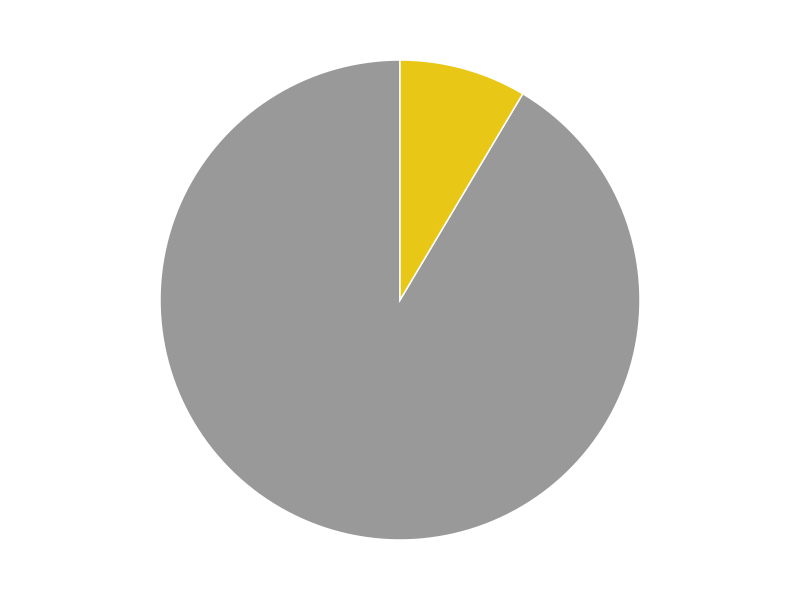
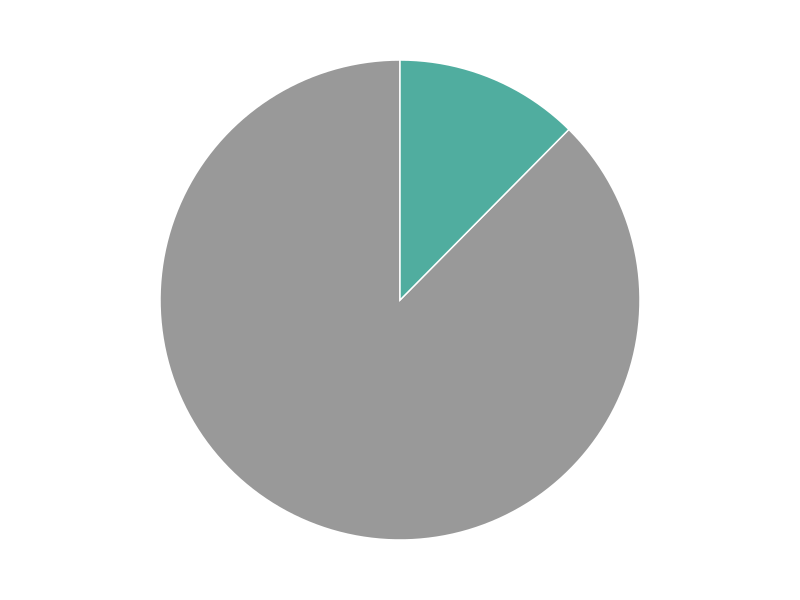
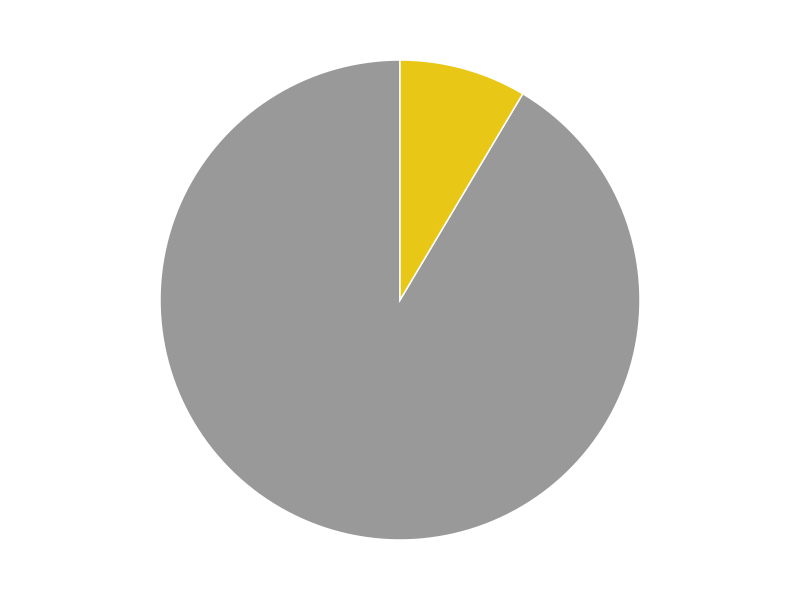
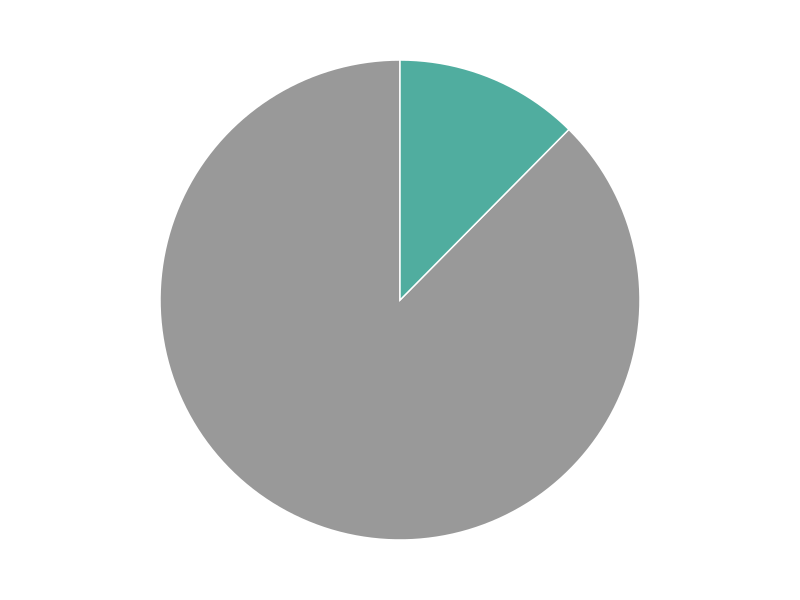

Reproduce these figures in R, in order.
library(ggplot2)
library(readr)   # if you print ratios etc.
setwd("~/Library/CloudStorage/OneDrive-MassGeneralBrigham/Projects/CWAS/cfChIP")
# Global text settings
base_family <- "Helvetica"
base_size   <- 10
fig_w_mm    <- 75
fig_h_mm    <- 75

theme_set(theme_void(base_family = base_family, base_size = base_size))

make_pie <- function(df, fills, file_pdf, show_legend = FALSE, title = NULL) {
  p <- ggplot(df, aes(x = "", y = number, fill = label)) +
    geom_bar(stat = "identity", width = 1, color = "white") +
    coord_polar("y", start = 0) +
    scale_fill_manual(values = fills, name = NULL) +
    theme(
      legend.position = if (show_legend) "right" else "none",
      legend.text = element_text(size = base_size, colour = "black"),
      plot.title  = element_text(size = base_size, colour = "black")
    ) +
    labs(title = title)
  
  ggsave(
    filename = file_pdf,
    plot = p,
    device = "pdf",            # native PDF on macOS; no XQuartz required
    family = base_family,
    useDingbats = FALSE,
    units = "mm",
    width = fig_w_mm, height = fig_h_mm
  )
  p
}

## ---- Pie 1: H3K27ac peaks ----
df <- data.frame(
  Peaks  = c("H3K27ac peaks", "Imbalanced/cQTL peak"),
  number = c(51542, 4816)
)
df$label <- paste0(df$Peaks, ": ", df$number)
print(df$number[2] / df$number[1])

make_pie(
  df,
  fills = c("H3K27ac peaks: 51542" = "#999999",
            "Imbalanced/cQTL peak: 4816" = "#e9c716"),
  file_pdf = "Manuscripts/Figures/2_b_pie_H3K27ac.pdf",
  show_legend = FALSE
)

## ---- Pie 2: H3K4me3 peaks ----
df <- data.frame(
  Peaks  = c("H3K4me3 peaks", "Imbalanced/cQTL peak"),
  number = c(51888, 7357)
)
print(df$number[2] / df$number[1])
df$label <- paste0(df$Peaks, ": ", df$number)

make_pie(
  df,
  fills = c("H3K4me3 peaks: 51888" = "#999999",
            "Imbalanced/cQTL peak: 7357" = "#50ad9f"),
  file_pdf = "Manuscripts/Figures/2_b_pie_H3K4me3.pdf",
  show_legend = FALSE
)

